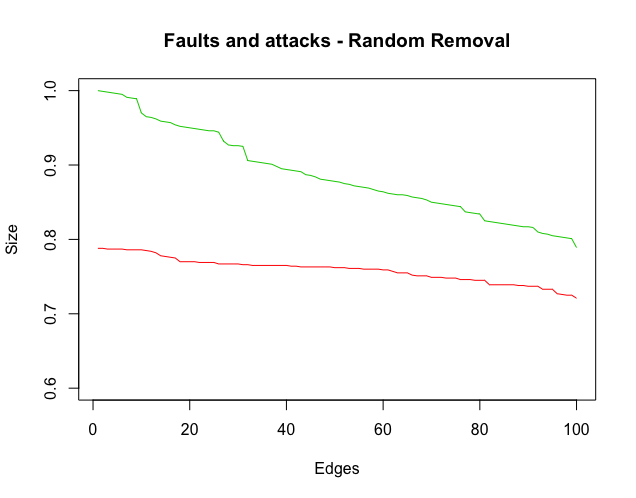

Recreate this plot in R.
require(igraph)

#
# 5 – Falhas e	ataques:
#

#Remoção Aleatória
e<-erdos.renyi.game(1000, 0.002, type = "gnp")
nos<-rep(0,10)
size<-rep(0,10)

for(i in 1:100){
  e_1 <- components(e)
  #remove do mais conectado -> menos conectado
  size[i]<-max(e_1$csize)/sum(e_1$csize)
  nos[i]<-i
  e <- delete_edges(e,sample(E(e),1)) 
}

plot(nos,size,
     type = 'l',
     col=2,
     ylab = "Size", 
     xlab = "Edges",
     main = "Faults and attacks - Random Removal",
     ylim = c(0.6,1))

#Barabasi
b<- barabasi.game(1000,power = 1.2 ,m = NULL, out.dist = NULL, out.seq = NULL,
                  out.pref = FALSE, zero.appeal = 1, directed = FALSE,  algorithm ="psumtree", start.graph = NULL)

nos<-rep(0,10)
size<-rep(0,10)

for(i in 1:100){
  b_1 <- components(b)
  size[i]<-max(b_1$csize)/sum(b_1$csize)
  nos[i]<-i
  b <- delete_edges(b,sample(E(b),1)) 
  
}

lines(nos,size,col=3)
